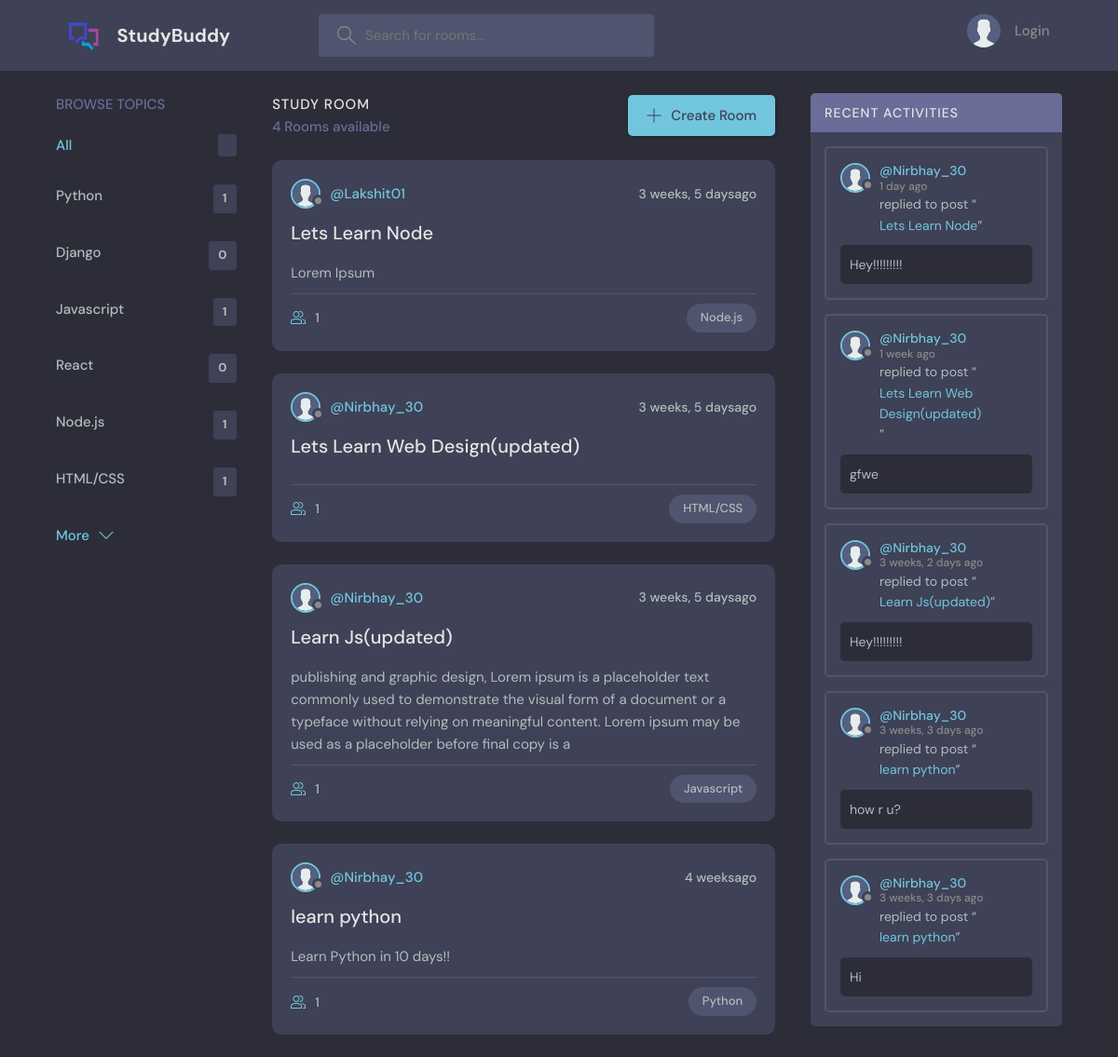
The app's page /, older data.
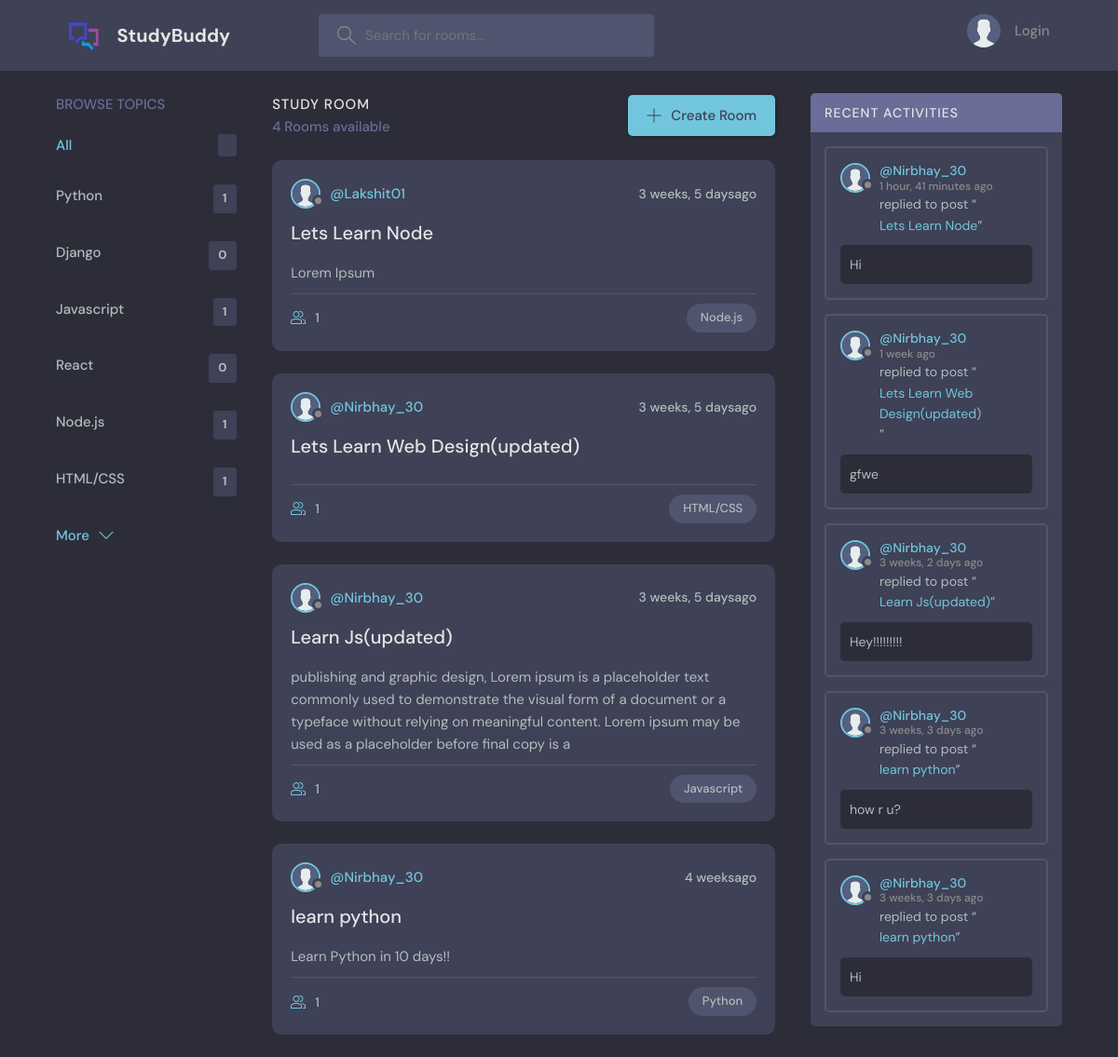
The same page, newer data.
### base/models.py (models this page shows, shortened)
class Topic(models.Model):
    name = models.CharField(max_length=200)

class Room(models.Model):
    host = models.ForeignKey(User, on_delete=models.SET_NULL,null=True)
    topic = models.ForeignKey(Topic, on_delete=models.SET_NULL,null=True)
    name = models.CharField(max_length=200)
    description= models.TextField(null=True, blank=True)
    participants= models.ManyToManyField(User,related_name='participants', blank =True)
    updated = models.DateTimeField(auto_now=True)
    created = models.DateTimeField(auto_now_add=True)
    class Meta:
        ordering=['-updated','-created']

class Message(models.Model):
    user = models.ForeignKey(User, on_delete=models.CASCADE)
    room = models.ForeignKey(Room, on_delete=models.CASCADE)
    body = models.TextField()
    updated = models.DateTimeField(auto_now=True)
    created = models.DateTimeField(auto_now_add=True)
    class Meta:
        ordering=['-updated','-created']

### base/views.py (the view)
# urls.py: 2. Add a URL to urlpatterns:  path('', views.home, name='home')
def home(request):
    query = request.GET.get('q') if request.GET.get('q') != None else ''
    rooms=Room.objects.filter(
        Q(topic__name__icontains=query) |
        Q(name__icontains=query) |
        Q(description__icontains=query)
        )
    topics = Topic.objects.all()
    room_messages = Message.objects.filter(Q(room__topic__name__icontains=query))
    context={'rooms':rooms, 'topics': topics, 'room_messages':room_messages}
    return render(request,'base/home.html',context)

### base/templates/base/home.html (shortened to what this page needs)
{% extends 'main.html' %}
{% block content %}
<main class="layout layout--3">
  <div class="container">
    {% include 'base/topics_components.html' %}
    <div class="roomList">
      <div class="roomList__header">
        <div>
          <h2>Study Room</h2>
          <p>{{rooms.count}} Rooms available</p>
        </div>
        <a class="btn btn--main" href="{% url 'create-room' %}">
          <svg
            version="1.1"
            xmlns="http://www.w3.org/2000/svg"
            width="32"
            height="32"
            viewBox="0 0 32 32"
          >
            <title>add</title>
            <path
              d="M16.943 0.943h-1.885v14.115h-14.115v1.885h14.115v14.115h1.885v-14.115h14.115v-1.885h-14.115v-14.115z"
            ></path>
          </svg>
          Create Room
        </a>
      </div>
      {% include 'base/feed_component.html' %}
    </div>
    {% include 'base/activity_component.html'%}
  </div>
</main>
{% endblock content%}

### base/templates/base/topics_components.html
<div class="topics">
    <div class="topics__header">
      <h2>Browse Topics</h2>
    </div>
    <ul class="topics__list">
      <li>
        <a href="{% url 'homepage' %}" class="active">All <span>{{topic.count}}</span></a>
      </li>
      {% for topic in topics %}
      <li>
        <a href="{% url 'homepage' %}?q={{topic.name}}">{{topic.name}} <span>{{topic.room_set.all.count}}</span></a>
      </li>
    {% endfor %}
    </ul>
    <a class="btn btn--link" href="topics.html">
      More
      <svg
        version="1.1"
        xmlns="http://www.w3.org/2000/svg"
        width="32"
        height="32"
        viewBox="0 0 32 32"
      >
        <title>chevron-down</title>
        <path d="M16 21l-13-13h-3l16 16 16-16h-3l-13 13z"></path>
      </svg>
    </a>
  </div>

### base/templates/base/feed_component.html (shortened to what this page needs)
{% load static %}
{% for room in rooms %}
<div class="roomListRoom">
    <div class="roomListRoom__header">
      <a href="{% url 'user-profile' room.host.id %}" class="roomListRoom__author">
        <div class="avatar avatar--small">
          <img src="{% static 'images/avatar.svg' %}" alt="User_logo"/>
        </div>
        <span>@{{room.host.username}}</span>
      </a>
      <div class="roomListRoom__actions">
        <span>{{room.created|timesince}}ago</span>
      </div>
    </div>
    <div class="roomListRoom__content">
      <a href="{% url 'room' room.id %}">{{room.name}}</a>
      <p>
        {{room.description}}
      </p>
    </div>
    <div class="roomListRoom__meta">
      <a href="{% url 'room' room.id %}" class="roomListRoom__joined">
        {{room.participants.count}}
      </a>
      <p class="roomListRoom__topic">{{room.topic.name}}</p>
    </div>
  </div>
  {% endfor %}

### base/templates/base/activity_component.html (shortened to what this page needs)
{% load static %}
<div class="activities">
    <div class="activities__header">
      <h2>Recent Activities</h2>
    </div>
    {% for message in room_messages %}
    <div class="activities__box">
      <div class="activities__boxHeader roomListRoom__header">
        <a href="{% url 'user-profile' message.user.id %}" class="roomListRoom__author">
          <div class="avatar avatar--small">
            <img src="{% static 'images/avatar.svg' %}" alt=""/>
          </div>
          <p>
            @{{message.user}}
            <span>{{message.created|timesince}} ago</span>
          </p>
        </a>
      </div>
      <div class="activities__boxContent">
        <p>
          replied to post “<a href="{% url 'room' message.room.id %}">{{message.room.name}}</a
          >”
        </p>
        <div class="activities__boxRoomContent">
          {{message.body}}
        </div>
      </div>
    </div>
    {% endfor %}
  </div>

Row changes from the older to the newer data that the page shows:
removed Message: user "Nirbhay_30", created "1 day", room.name "Lets Learn Node", body "Hey!!!!!!!!!"
added Message: user "Nirbhay_30", created "1 hour, 41 minutes", room.name "Lets Learn Node", body "Hi"
